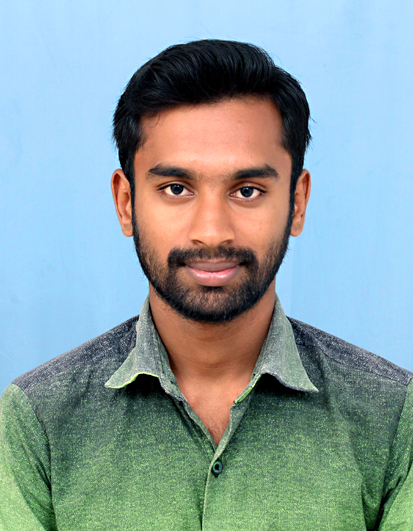
#> input picture Jeevan M.jpg, 413 x 531 px; its folder holds 2 pictures in this run
$ python resize.py   (older library calls are emulated)
#> lines starting #> are read from the running program, lines starting #| are printed output that depends on the picture
import os
from PIL import Image
import math
imagePath = [os.path.join("./",f) for f in os.listdir("./")]

for index, path in enumerate(imagePath):
    if(".jpg" in path):
        image = Image.open(path)
#> image is the input picture: PIL image 413x531 RGB; mean R, G, B 138.9, 159.8, 161.6
        x, y = image.size
#> x = 413; y = 531
        x1, y1 = math.floor(x/2), math.floor(y/2)
#> x1 = 206; y1 = 265
        newImg = image.resize((x1,y1),Image.ANTIALIAS )
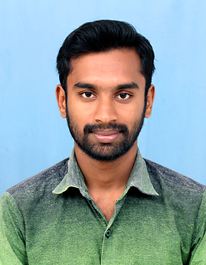
#> newImg: PIL image 206x265 RGB; mean R, G, B 138.9, 159.8, 161.6
        newImg.save("converted/"+path.split("/")[1],optimize=True)
        print(index,image.size,newImg.size)
#| 0 (413, 531) (206, 265)
